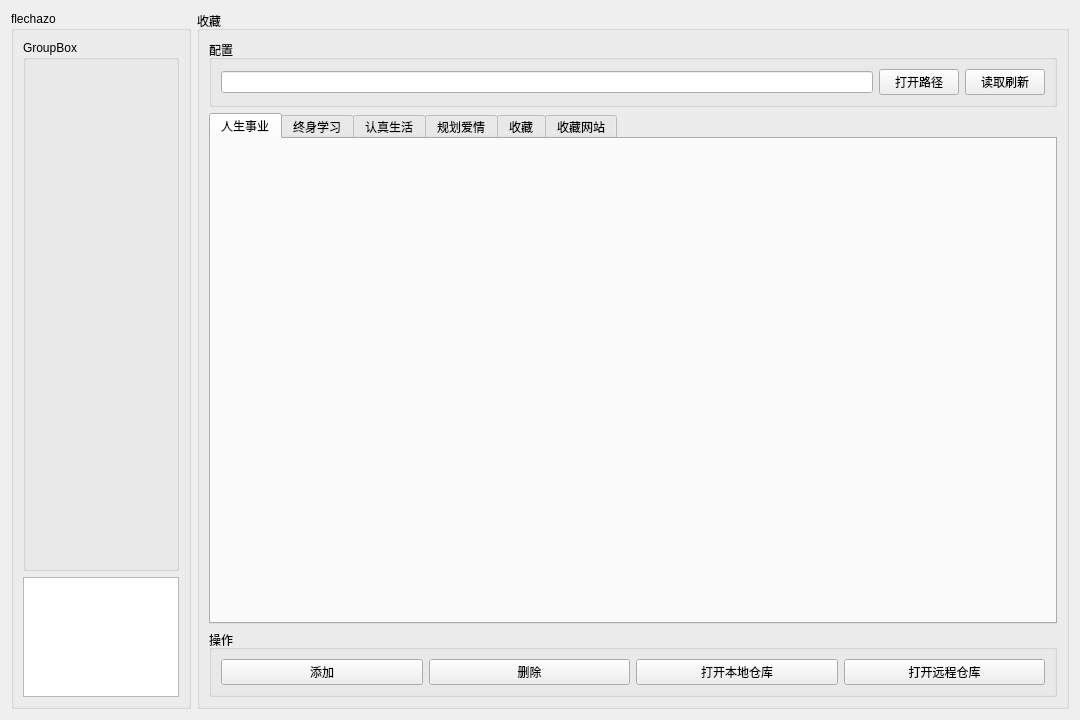
<?xml version="1.0" encoding="UTF-8"?>
<ui version="4.0">
 <class>Collect</class>
 <widget class="QWidget" name="Collect">
  <property name="geometry">
   <rect>
    <x>0</x>
    <y>0</y>
    <width>1080</width>
    <height>720</height>
   </rect>
  </property>
  <property name="minimumSize">
   <size>
    <width>180</width>
    <height>120</height>
   </size>
  </property>
  <property name="windowTitle">
   <string>Collect</string>
  </property>
  <layout class="QHBoxLayout" name="horizontalLayout">
   <item>
    <widget class="QGroupBox" name="groupBox_sidebar">
     <property name="maximumSize">
      <size>
       <width>180</width>
       <height>16777215</height>
      </size>
     </property>
     <property name="title">
      <string>flechazo</string>
     </property>
     <layout class="QVBoxLayout" name="verticalLayout_2">
      <item>
       <widget class="QGroupBox" name="groupBox_sidebar_info">
        <property name="title">
         <string>GroupBox</string>
        </property>
       </widget>
      </item>
      <item>
       <widget class="QTextBrowser" name="textBrowser_sidebar_log">
        <property name="maximumSize">
         <size>
          <width>240</width>
          <height>120</height>
         </size>
        </property>
       </widget>
      </item>
     </layout>
    </widget>
   </item>
   <item>
    <widget class="QGroupBox" name="groupBox_collect">
     <property name="title">
      <string>收藏</string>
     </property>
     <layout class="QVBoxLayout" name="verticalLayout">
      <item>
       <widget class="QGroupBox" name="groupBox_collect_config">
        <property name="minimumSize">
         <size>
          <width>0</width>
          <height>60</height>
         </size>
        </property>
        <property name="title">
         <string>配置</string>
        </property>
        <layout class="QHBoxLayout" name="horizontalLayout_2">
         <item>
          <widget class="QLineEdit" name="lineEdit_collect_config_path"/>
         </item>
         <item>
          <widget class="QPushButton" name="pushButton_collect_config_open">
           <property name="text">
            <string>打开路径</string>
           </property>
          </widget>
         </item>
         <item>
          <widget class="QPushButton" name="pushButton_collect_config_flush">
           <property name="text">
            <string>读取刷新</string>
           </property>
          </widget>
         </item>
        </layout>
       </widget>
      </item>
      <item>
       <widget class="QTabWidget" name="tabWidget_collect_list">
        <property name="currentIndex">
         <number>0</number>
        </property>
        <widget class="QWidget" name="tab_collect_list_pursuit">
         <attribute name="title">
          <string>人生事业</string>
         </attribute>
        </widget>
        <widget class="QWidget" name="tab_collect_list_study">
         <attribute name="title">
          <string>终身学习</string>
         </attribute>
        </widget>
        <widget class="QWidget" name="tab_collect_list_life">
         <attribute name="title">
          <string>认真生活</string>
         </attribute>
        </widget>
        <widget class="QWidget" name="tab_collect_list_love">
         <attribute name="title">
          <string>规划爱情</string>
         </attribute>
        </widget>
        <widget class="QWidget" name="tab_collect_list_collect">
         <attribute name="title">
          <string>收藏</string>
         </attribute>
        </widget>
        <widget class="QWidget" name="tab_collect_list_website">
         <attribute name="title">
          <string>收藏网站</string>
         </attribute>
        </widget>
       </widget>
      </item>
      <item>
       <widget class="QGroupBox" name="groupBox_collect_operate">
        <property name="minimumSize">
         <size>
          <width>0</width>
          <height>60</height>
         </size>
        </property>
        <property name="title">
         <string>操作</string>
        </property>
        <layout class="QHBoxLayout" name="horizontalLayout_3">
         <item>
          <widget class="QPushButton" name="pushButton_collect_operate_add">
           <property name="text">
            <string>添加</string>
           </property>
          </widget>
         </item>
         <item>
          <widget class="QPushButton" name="pushButton_collect_operate_delete">
           <property name="text">
            <string>删除</string>
           </property>
          </widget>
         </item>
         <item>
          <widget class="QPushButton" name="pushButton_collect_operate_openlocal">
           <property name="text">
            <string>打开本地仓库</string>
           </property>
          </widget>
         </item>
         <item>
          <widget class="QPushButton" name="pushButton_collect_operate_openremote">
           <property name="text">
            <string>打开远程仓库</string>
           </property>
          </widget>
         </item>
        </layout>
       </widget>
      </item>
     </layout>
    </widget>
   </item>
  </layout>
 </widget>
 <resources/>
 <connections/>
</ui>
